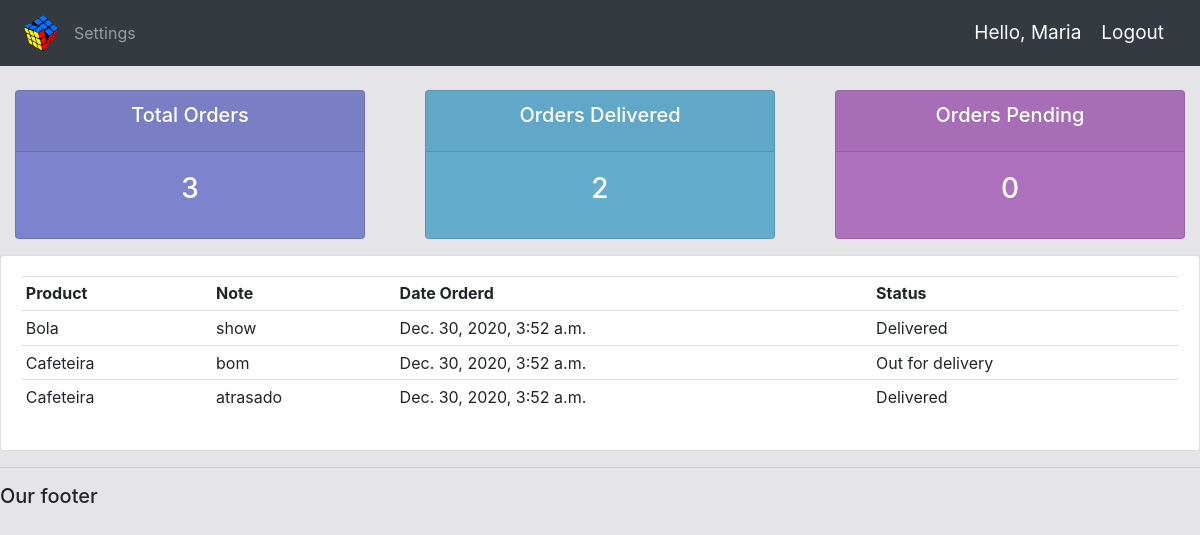
Screenshot of /user/ (signed in) with the database file from the repository.
### accounts/models.py (models this page shows, shortened)
class Order(models.Model):
	STATUS = (
			('Pending', 'Pending'),
			('Out for delivery', 'Out for delivery'),
			('Delivered', 'Delivered'),
			)
	customer = models.ForeignKey(Customer, null=True, on_delete= models.SET_NULL)
	product = models.ForeignKey(Product, null=True, on_delete= models.SET_NULL)
	date_created = models.DateTimeField(auto_now_add=True, null=True)
	status = models.CharField(max_length=200, null=True, choices=STATUS)
	note = models.CharField(max_length=1000, null=True)

class Product(models.Model):
	CATEGORY = (
			('Indoor', 'Indoor'),
			('Out Door', 'Out Door'),
			)
	name = models.CharField(max_length=200, null=True)
	price = models.FloatField(null=True)
	category = models.CharField(max_length=200, null=True, choices=CATEGORY)
	description = models.CharField(max_length=200, null=True, blank=True)
	date_created = models.DateTimeField(auto_now_add=True, null=True)
	tags = models.ManyToManyField(Tag)
	def __str__(self):
		return self.name

### accounts/decorators.py (the view)
		def wrapper_func(request, *args, **kwargs):
			group = None
			if request.user.groups.exists():
				group = request.user.groups.all()[0].name
			if group in allowed_roles:
				return view_func(request, *args, **kwargs)
			else:
				return HttpResponse('You are not authorized to view this page')

### accounts/views.py (called while the page is built)
@login_required(login_url='login')
@allowed_users(allowed_roles=['customer'])
def userPage(request):
	orders = request.user.customer.order_set.all()
	total_orders = orders.count()
	delivered = orders.filter(status='Delivered').count()
	pending = orders.filter(status='Pending').count()
	context = {'orders':orders, 'total_orders':total_orders,
	'delivered':delivered,'pending':pending}
	return render(request, 'accounts/user.html', context)

### accounts/templates/accounts/user.html
{%  extends 'accounts/main.html' %}
{% block content %}
{%  include 'accounts/status.html' %}
<div class="row">
	<div class="col-md">
		<div class="card card-body">
			<table class="table table-sm">
				<tr>
					<th>Product</th>
					<th>Note</th>
					<th>Date Orderd</th>
					<th>Status</th>
				</tr>
				{% for order in orders %}
				<tr>
					<td>{{order.product}}</td>
					<td>{{order.note}}</td>
					<td>{{order.date_created}}</td>
					<td>{{order.status}}</td>
				</tr>
				{% endfor %}
			</table>
		</div>
	</div>
</div>
{% endblock content %}

### accounts/templates/accounts/navbar.html (shortened to what this page needs)
{% load static %}
<nav class="navbar navbar-expand-lg navbar-dark bg-dark">
  <img style="width: 50px;" src="{% static 'images/logocubo.png' %}">
  <div class="collapse navbar-collapse" id="navbarNav">
    <ul class="navbar-nav">
      {% if request.user.is_staff %}
      <li class="nav-item active">
        <a class="nav-link" href="{% url 'home' %}">Dashboard</a>
      </li>
      <li class="nav-item">
        <a class="nav-link" href="{% url 'products' %}">Products</a>
      </li>
      {% else %}
       <li class="nav-item">
        <a class="nav-link" href="{% url 'account' %}">Settings</a>
      </li>
      {% endif %}
    </ul>
  </div>
  <span class="hello-msg">Hello, {{request.user}}</span>
  <span ><a  class="hello-msg" href="{% url 'logout' %}">Logout</a></span>
</nav>

### static/css/main.css (style rules this page uses)
body { background-color: rgb(229, 228, 230); }

### accounts/templates/accounts/navbar.html (style rules this page uses)
.hello-msg { font-size: 19px; color: #fff; margin-right: 20px; }

### rows the page displays
Order: product "Bola", note "show", date_created "Dec. 30, 2020, 3:52 a.m.", status "Delivered"
Order: product "Cafeteira", note "bom", date_created "Dec. 30, 2020, 3:52 a.m.", status "Out for delivery"
Order: product "Cafeteira", note "atrasado", date_created "Dec. 30, 2020, 3:52 a.m.", status "Delivered"

### other values shown
{{ request.user }} "Maria"
{{ total_orders }} "3"
{{ delivered }} "2"
{{ pending }} "0"
